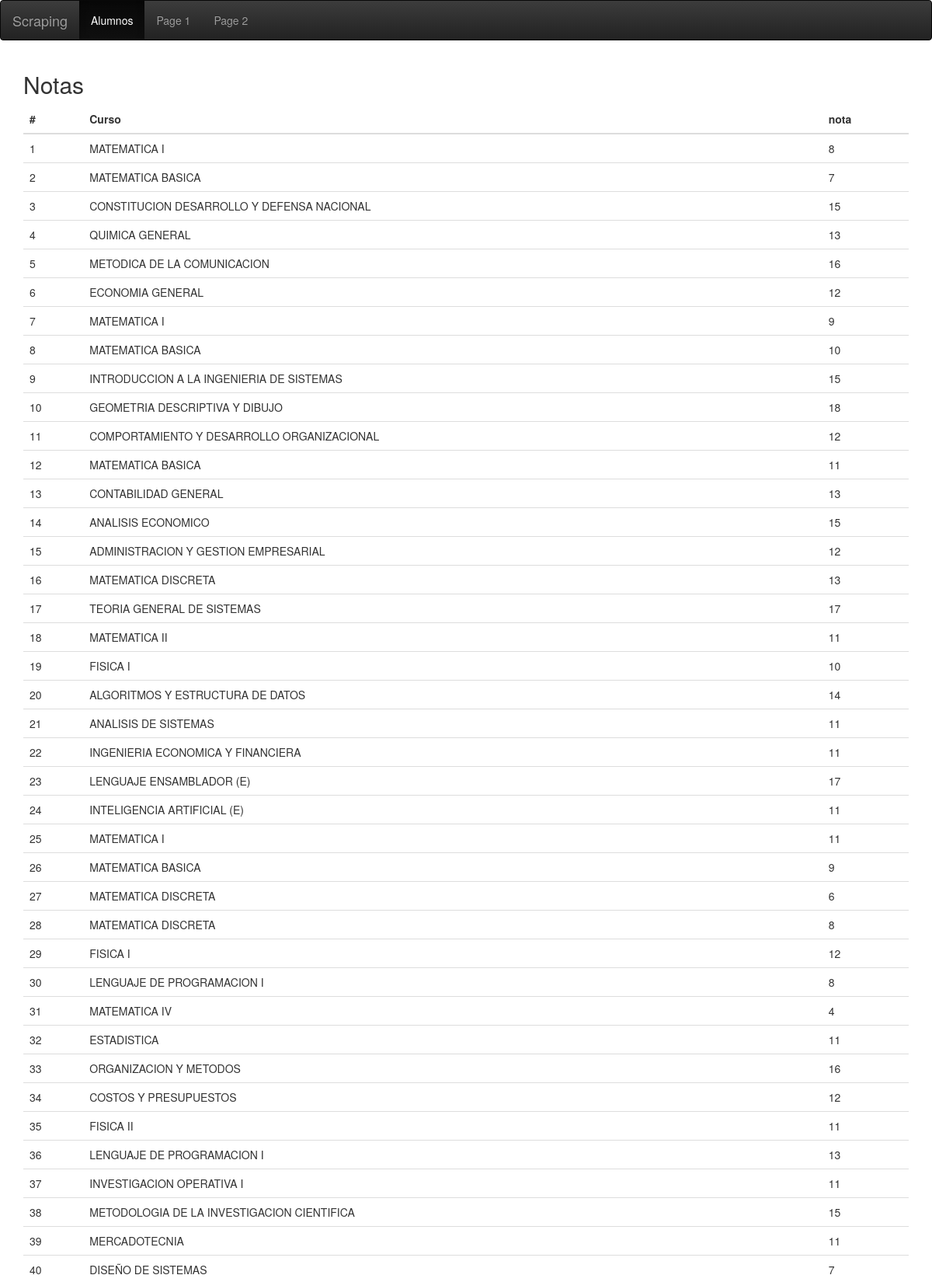
/alumnos/9/ (upper part), run on the app's committed database.
### unac/models.py (models this page shows, shortened)
class Notas(models.Model):
    creatdo = models.DateTimeField("Fecha", auto_now_add=True, null=True)
    modificado = models.DateTimeField("Fecha", auto_now=True, null=True)
    alumno = models.ForeignKey("Alumnos", related_name="alumnos_set")
    curso = models.ForeignKey("Curso", related_name="cursos_set")
    nota = models.CharField("Nota", max_length=120)
    anio = models.ForeignKey("Anio", related_name="anio_set", null=True)
    class Meta:
        verbose_name = "Notas"
        verbose_name_plural = "Notass"
        unique_together = ('alumno', 'curso', 'anio')
    def __str__(self):
        return "anio {0}".format(self.nota)

class Curso(models.Model):
    ciclo = models.ForeignKey("Ciclo", related_name="ciclo_set")
    nombre = models.CharField("Curso", max_length=120)
    codigo = models.CharField("Codigo", max_length=120, unique=True)
    credito = models.IntegerField("Credito")
    electivo = models.BooleanField("Electivo", default=False)
    class Meta:
        verbose_name = "Curso"
        verbose_name_plural = "Cursos"

### unac/views.py (the view)
# urls.py: url(r"^alumnos/(?P<pk>\d+)/$", notas, name="notas"),
def notas(request, pk):
    alumno = get_object_or_404(Alumnos, pk=pk)
    print (alumno)
    notas = Notas.objects.filter(alumno=alumno).prefetch_related("curso")
    print (notas)
    return render(request, "notas.html", locals())

### unac/models.py (called while the page is built)
    def __str__(self):
        return self.alumno

### templates/notas.html (shortened to what this page needs)
<!DOCTYPE html>
<html lang="en">
<head>
</head>
<body>
    {% include "./common.html" %}
    <div class="container">
      <h2>Notas {{codigo}}</h2>
      <div class="table-responsive">
      <table class="table">
        <thead>
          <tr>
            <th>#</th>
            <th>Curso</th>
            <th>nota</th>
          </tr>
        </thead>
        <tbody>
          {% for nota in notas %}
          <tr>
            <td>{{forloop.counter}}</td>
            <td>{{nota.curso.nombre}}</td>
            <td>{{nota.nota}}</td>
          </tr>
          {% endfor %}
        </tbody>
      </table>
      </div>
    </div>
</body>
</html>

### data on the page
Notas: curso.nombre "MATEMATICA I", nota "8"
Notas: curso.nombre "MATEMATICA BASICA", nota "7"
Notas: curso.nombre "CONSTITUCION DESARROLLO Y DEFENSA NACIONAL", nota "15"
Notas: curso.nombre "QUIMICA GENERAL", nota "13"
Notas: curso.nombre "METODICA DE LA COMUNICACION", nota "16"
Notas: curso.nombre "ECONOMIA GENERAL", nota "12"
Notas: curso.nombre "MATEMATICA I", nota "9"
Notas: curso.nombre "MATEMATICA BASICA", nota "10"
Notas: curso.nombre "INTRODUCCION A LA INGENIERIA DE SISTEMAS", nota "15"
Notas: curso.nombre "GEOMETRIA DESCRIPTIVA Y DIBUJO", nota "18"
Notas: curso.nombre "COMPORTAMIENTO Y DESARROLLO ORGANIZACIONAL", nota "12"
Notas: curso.nombre "MATEMATICA BASICA", nota "11"
Notas: curso.nombre "CONTABILIDAD GENERAL", nota "13"
Notas: curso.nombre "ANALISIS ECONOMICO", nota "15"
Notas: curso.nombre "ADMINISTRACION Y GESTION EMPRESARIAL", nota "12"
Notas: curso.nombre "MATEMATICA DISCRETA", nota "13"
Notas: curso.nombre "TEORIA GENERAL DE SISTEMAS", nota "17"
Notas: curso.nombre "MATEMATICA II", nota "11"
Notas: curso.nombre "FISICA I", nota "10"
Notas: curso.nombre "ALGORITMOS Y ESTRUCTURA DE DATOS", nota "14"
Notas: curso.nombre "ANALISIS DE SISTEMAS", nota "11"
Notas: curso.nombre "INGENIERIA ECONOMICA Y FINANCIERA", nota "11"
Notas: curso.nombre "LENGUAJE ENSAMBLADOR (E)", nota "17"
Notas: curso.nombre "INTELIGENCIA ARTIFICIAL (E)", nota "11"
Notas: curso.nombre "MATEMATICA I", nota "11"
Notas: curso.nombre "MATEMATICA BASICA", nota "9"
Notas: curso.nombre "MATEMATICA DISCRETA", nota "6"
Notas: curso.nombre "MATEMATICA DISCRETA", nota "8"
Notas: curso.nombre "FISICA I", nota "12"
Notas: curso.nombre "LENGUAJE DE PROGRAMACION I", nota "8"
Notas: curso.nombre "MATEMATICA IV", nota "4"
Notas: curso.nombre "ESTADISTICA", nota "11"
Notas: curso.nombre "ORGANIZACION Y METODOS", nota "16"
Notas: curso.nombre "COSTOS Y PRESUPUESTOS", nota "12"
Notas: curso.nombre "FISICA II", nota "11"
Notas: curso.nombre "LENGUAJE DE PROGRAMACION I", nota "13"
Notas: curso.nombre "INVESTIGACION OPERATIVA I", nota "11"
Notas: curso.nombre "METODOLOGIA DE LA INVESTIGACION CIENTIFICA", nota "15"
Notas: curso.nombre "MERCADOTECNIA", nota "11"
Notas: curso.nombre "DISEÑO DE SISTEMAS", nota "7"
